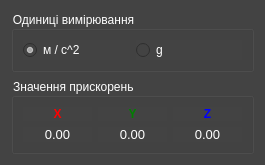
<?xml version="1.0" encoding="UTF-8"?>
<ui version="4.0">
 <class>AccelerationConfig</class>
 <widget class="QWidget" name="AccelerationConfig">
  <property name="geometry">
   <rect>
    <x>0</x>
    <y>0</y>
    <width>265</width>
    <height>161</height>
   </rect>
  </property>
  <property name="windowTitle">
   <string>Form</string>
  </property>
  <property name="styleSheet">
   <string notr="true">color: rgb(255, 255, 255); background-color: rgb(67, 67, 67);</string>
  </property>
  <layout class="QVBoxLayout" name="verticalLayout">
   <item>
    <widget class="QGroupBox" name="groupBox_5">
     <property name="title">
      <string>Одиниці вимірювання</string>
     </property>
     <layout class="QHBoxLayout" name="horizontalLayout_6">
      <item>
       <widget class="QRadioButton" name="rb_m_sec_2">
        <property name="text">
         <string>м / с^2</string>
        </property>
        <property name="checked">
         <bool>true</bool>
        </property>
       </widget>
      </item>
      <item>
       <widget class="QRadioButton" name="rb_g">
        <property name="text">
         <string>g</string>
        </property>
       </widget>
      </item>
     </layout>
    </widget>
   </item>
   <item>
    <widget class="QGroupBox" name="groupBox_3">
     <property name="title">
      <string>Значення прискорень </string>
     </property>
     <layout class="QGridLayout" name="gridLayout_9">
      <item row="1" column="0">
       <widget class="QLabel" name="lb_accel_x_value">
        <property name="font">
         <font>
          <pointsize>10</pointsize>
         </font>
        </property>
        <property name="text">
         <string>0.00</string>
        </property>
        <property name="alignment">
         <set>Qt::AlignCenter</set>
        </property>
       </widget>
      </item>
      <item row="1" column="1">
       <widget class="QLabel" name="lb_accel_y_value">
        <property name="font">
         <font>
          <pointsize>10</pointsize>
         </font>
        </property>
        <property name="text">
         <string>0.00</string>
        </property>
        <property name="alignment">
         <set>Qt::AlignCenter</set>
        </property>
       </widget>
      </item>
      <item row="1" column="2">
       <widget class="QLabel" name="lb_accel_z_value">
        <property name="font">
         <font>
          <pointsize>10</pointsize>
         </font>
        </property>
        <property name="text">
         <string>0.00</string>
        </property>
        <property name="alignment">
         <set>Qt::AlignCenter</set>
        </property>
       </widget>
      </item>
      <item row="0" column="1">
       <widget class="QLabel" name="label_24">
        <property name="font">
         <font>
          <weight>75</weight>
          <bold>true</bold>
         </font>
        </property>
        <property name="styleSheet">
         <string notr="true">color: green;</string>
        </property>
        <property name="text">
         <string>Y</string>
        </property>
        <property name="alignment">
         <set>Qt::AlignCenter</set>
        </property>
       </widget>
      </item>
      <item row="0" column="0">
       <widget class="QLabel" name="label_25">
        <property name="font">
         <font>
          <weight>75</weight>
          <bold>true</bold>
         </font>
        </property>
        <property name="styleSheet">
         <string notr="true">color: red;</string>
        </property>
        <property name="text">
         <string>X</string>
        </property>
        <property name="alignment">
         <set>Qt::AlignCenter</set>
        </property>
       </widget>
      </item>
      <item row="0" column="2">
       <widget class="QLabel" name="label_26">
        <property name="maximumSize">
         <size>
          <width>546783</width>
          <height>16777215</height>
         </size>
        </property>
        <property name="font">
         <font>
          <weight>75</weight>
          <bold>true</bold>
         </font>
        </property>
        <property name="styleSheet">
         <string notr="true">color: blue;</string>
        </property>
        <property name="text">
         <string>Z</string>
        </property>
        <property name="alignment">
         <set>Qt::AlignCenter</set>
        </property>
       </widget>
      </item>
     </layout>
    </widget>
   </item>
  </layout>
 </widget>
 <resources/>
 <connections/>
</ui>
